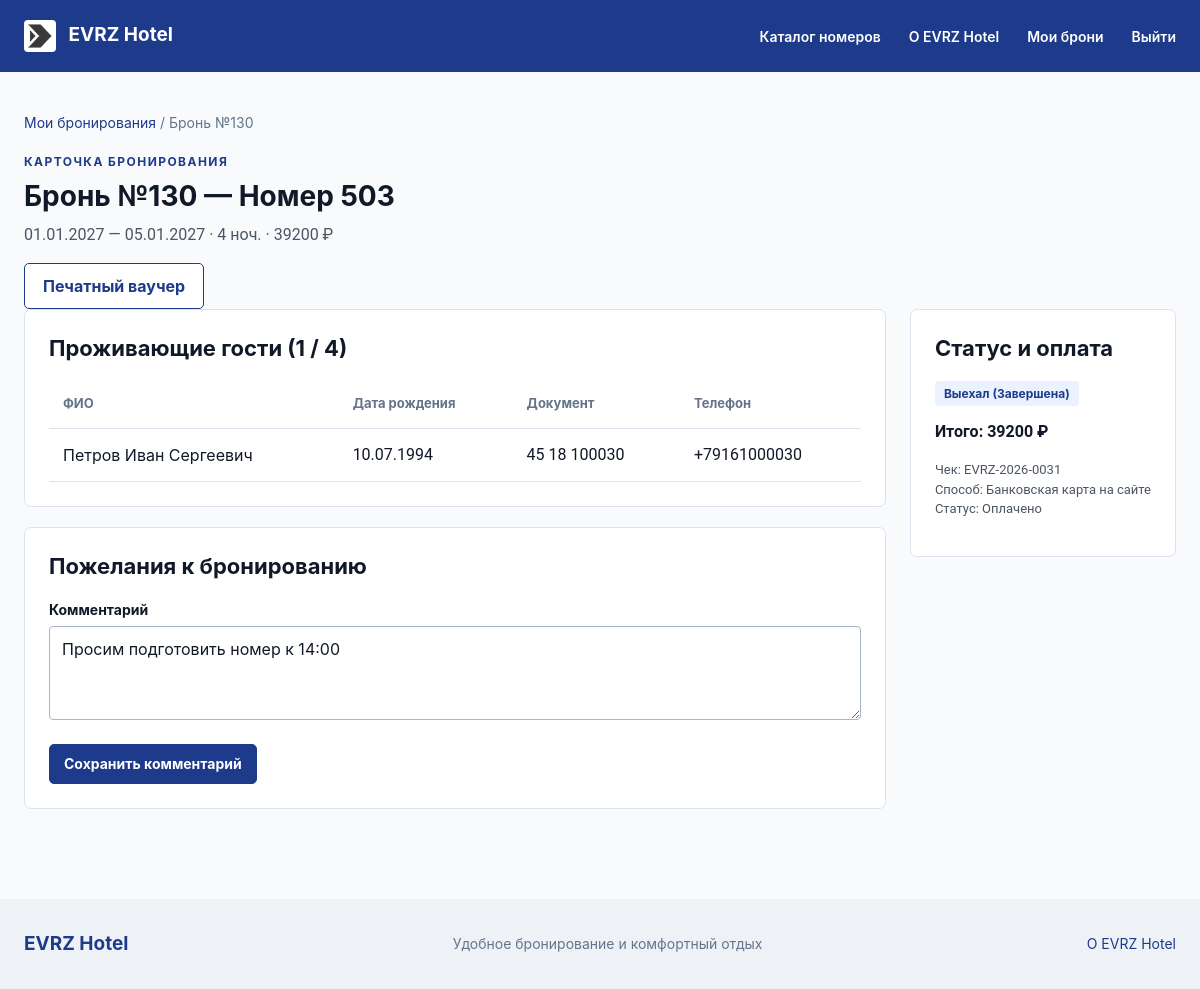
The page /bookings/130/ (signed in) on the database its author committed.
### hotel/models.py (models this page shows, shortened)
class Booking(models.Model):
    contact_name = models.CharField(max_length=150, blank=True, verbose_name="Имя контактного лица")
    contact_phone = models.CharField(max_length=20, blank=True, verbose_name="Контактный телефон")
    contact_email = models.EmailField(blank=True, verbose_name="Электронная почта")
    STATUS_CHOICES = [
        ("new", "Создана (Ожидает оплаты)"),
        ("confirmed", "Подтверждена"),
        ("checked_in", "Заселен"),
        ("checked_out", "Выехал (Завершена)"),
        ("cancelled", "Отменена"),
    ]
    user = models.ForeignKey(User, on_delete=models.CASCADE, related_name='bookings', verbose_name='Клиент')
    room = models.ForeignKey(Room, on_delete=models.PROTECT, related_name='bookings', verbose_name='Номер')
    check_in_date = models.DateField(verbose_name='Дата заезда')
    check_out_date = models.DateField(verbose_name='Дата выезда')
    nights_count = models.PositiveSmallIntegerField(
        default=1,
        validators=[MinValueValidator(1)],
        verbose_name="Количество ночей"
    )
    total_price = models.DecimalField(
        max_digits=10,
        decimal_places=2,
        validators=[MinValueValidator(0)],
        verbose_name="Итоговая стоимость (руб.)"
    )
    status = models.CharField(max_length=20, choices=STATUS_CHOICES, default='new', verbose_name='Статус бронирования')
    comment = models.TextField(blank=True, verbose_name='Пожелания клиента')
    created_at = models.DateTimeField(auto_now_add=True, verbose_name='Дата и время создания')
    class Meta:
        verbose_name = "Бронирование"
        verbose_name_plural = "Бронирования"
        ordering = ["-created_at"]
        constraints = [
            models.CheckConstraint(
                check=Q(check_out_date__gt=F("check_in_date")),
                name="booking_check_out_after_check_in"
            ),
            models.CheckConstraint(check=Q(nights_count__gte=1), name='booking_nights_min_1'),
        ]

class Room(models.Model):
    room_number = models.CharField(max_length=10, unique=True, verbose_name='Номер комнаты')
    room_type = models.ForeignKey(RoomType, on_delete=models.PROTECT, related_name='rooms', verbose_name='Тип номера')
    floor = models.PositiveSmallIntegerField(
        default=1,
        validators=[MinValueValidator(1), MaxValueValidator(30)],
        verbose_name="Этаж"
    )
    amenities = models.ManyToManyField(
        Amenity,
        through="RoomAmenity",
        related_name="rooms",
        blank=True,
        verbose_name="Удобства в номере"
    )
    image = models.ImageField(upload_to='rooms_photos/', blank=True, null=True, verbose_name='Фотография номера')
    is_active = models.BooleanField(default=True, verbose_name='Доступен для бронирования')
    description = models.TextField(blank=True, verbose_name='Особенности номера')
    class Meta:
        verbose_name = "Номер"
        verbose_name_plural = "Номера"
        ordering = ["floor", "room_number"]
        constraints = [
            models.CheckConstraint(check=Q(floor__gte=1), name='room_floor_min_1'),
        ]

class RoomType(models.Model):
    name = models.CharField(max_length=100, unique=True, verbose_name='Название категории')
    base_price = models.DecimalField(
        max_digits=10,
        decimal_places=2,
        validators=[MinValueValidator(500)],
        verbose_name="Базовая цена за сутки (руб.)"
    )
    max_guests = models.PositiveSmallIntegerField(
        default=2,
        validators=[MinValueValidator(1), MaxValueValidator(10)],
        verbose_name="Максимальная вместимость гостей"
    )
    area = models.DecimalField(
        max_digits=5,
        decimal_places=1,
        validators=[MinValueValidator(8.0)],
        verbose_name="Площадь номера (кв. м)"
    )
    description = models.TextField(blank=True, verbose_name='Описание категории')
    class Meta:
        verbose_name = "Тип номера"
        verbose_name_plural = "Типы номеров"
        ordering = ["base_price", "name"]
        constraints = [
            models.CheckConstraint(check=Q(base_price__gt=0), name='roomtype_base_price_positive'),
            models.CheckConstraint(check=Q(max_guests__gte=1), name='roomtype_max_guests_min_1'),
        ]

class BookingGuest(models.Model):
    booking = models.ForeignKey(Booking, on_delete=models.CASCADE, related_name='guests', verbose_name='Бронирование')
    full_name = models.CharField(max_length=150, verbose_name='ФИО проживающего гостя')
    birth_date = models.DateField(verbose_name='Дата рождения')
    document_number = models.CharField(max_length=30, verbose_name='Серия и номер паспорта / свидетельства')
    phone = models.CharField(max_length=20, blank=True, verbose_name='Контактный телефон')
    class Meta:
        verbose_name = "Гость брони"
        verbose_name_plural = "Гости броней"
        ordering = ["booking", "full_name"]

class Payment(models.Model):
    METHOD_CHOICES = [
        ("card_online", "Банковская карта на сайте"),
        ("cash_desk", "Наличными на стойке"),
        ("pos_desk", "Терминал на стойке"),
    ]
    STATUS_CHOICES = [
        ("pending", "Ожидает оплаты"),
        ("paid", "Оплачено"),
        ("refunded", "Возврат при отмене"),
    ]
    booking = models.ForeignKey(Booking, on_delete=models.CASCADE, related_name='payments', verbose_name='Бронирование')
    amount = models.DecimalField(
        max_digits=10,
        decimal_places=2,
        validators=[MinValueValidator(1)],
        verbose_name="Сумма платежа (руб.)"
    )
    payment_method = models.CharField(
        max_length=20,
        choices=METHOD_CHOICES,
        default="card_online",
        verbose_name="Способ оплаты"
    )
    status = models.CharField(max_length=20, choices=STATUS_CHOICES, default='pending', verbose_name='Статус оплаты')
    paid_at = models.DateTimeField(blank=True, null=True, verbose_name='Дата и время оплаты')
    receipt_number = models.CharField(max_length=40, unique=True, verbose_name='Номер чека / квитанции')
    class Meta:
        verbose_name = "Оплата"
        verbose_name_plural = "Оплаты"
        ordering = ["-paid_at", "-id"]
        constraints = [
            models.CheckConstraint(check=Q(amount__gt=0), name='payment_amount_positive')
        ]

### hotel/views.py (the view, shortened to what this page needs)
# urls.py: path('bookings/<int:pk>/', views.booking_detail, name='booking_detail'),
@login_required
def booking_detail(request, pk):
    booking = _get_owned_booking_or_403(request, pk, allow_staff=True)
    edit_form = BookingEditForm(instance=booking)
    guest_form = BookingGuestForm()
    can_cancel = booking.status in ('new', 'confirmed') and booking.check_in_date >= date.today()
    context = {
        'booking': booking,
        'edit_form': edit_form,
        'guest_form': guest_form,
        'can_cancel': can_cancel,
        'has_review': hasattr(booking, 'review'),
    }
    return TemplateResponse(request, 'booking_detail.html', context)

### hotel/forms.py (shortened to what this page needs)
class BookingEditForm(forms.ModelForm):
    class Meta:
        model = Booking
        fields = ['comment']
        labels = {'comment': 'Пожелания к бронированию'}
        widgets = {'comment': forms.Textarea(attrs={'rows': 3, 'maxlength': 500})}

class BookingGuestForm(forms.ModelForm):
    phone = forms.RegexField(
        r'^\+?[0-9 ()-]{10,20}$',
        label='Контактный телефон',
        required=False,
        error_messages={'invalid': 'Введите корректный телефон (10–20 символов).'},
    )
    class Meta:
        model = BookingGuest
        fields = ['full_name', 'birth_date', 'document_number', 'phone']
        labels = {
            'full_name': 'ФИО гостя',
            'birth_date': 'Дата рождения',
            'document_number': 'Серия и номер документа',
            'phone': 'Телефон',
        }
        widgets = {'birth_date': forms.DateInput(attrs={'type': 'date'})}

### hotel/views.py (called while the page is built, shortened)
def _get_owned_booking_or_403(request, pk, allow_staff=True):
    booking = get_object_or_404(
        Booking.objects.select_related('room__room_type', 'user').prefetch_related('guests', 'payments'),
        pk=pk,
    )
    is_owner = booking.user_id == request.user.id
    return booking

### hotel/templates/booking_detail.html (shortened to what this page needs)
{% extends 'base.html' %}
{% block content %}
  <p class="breadcrumbs">
    <a href="{% url 'my_bookings' %}">Мои бронирования</a> / Бронь №{{ booking.pk }}
  </p>
  <div class="page-head">
    <div>
      <p class="eyebrow">КАРТОЧКА БРОНИРОВАНИЯ</p>
      <h1>Бронь №{{ booking.pk }} — Номер {{ booking.room.room_number }}</h1>
      <p class="muted num">{{ booking.check_in_date|date:'d.m.Y' }} — {{ booking.check_out_date|date:'d.m.Y' }} · {{ booking.nights_count }} ноч. · {{ booking.total_price|floatformat:0 }} ₽</p>
    </div>
    <div class="row-actions">
      <a class="button secondary" href="{% url 'voucher' booking.pk %}">Печатный ваучер</a>
    </div>
  </div>
  <div class="detail-layout">
    <div class="detail-main">
      <section class="panel">
        <h2>Проживающие гости ({{ booking.guests.count }} / {{ booking.room.room_type.max_guests }})</h2>
        <div class="table-wrap">
          <table>
            <thead>
              <tr>
                <th>ФИО</th>
                <th>Дата рождения</th>
                <th>Документ</th>
                <th>Телефон</th>
              </tr>
            </thead>
            <tbody>
              {% for g in booking.guests.all %}
                <tr>
                  <td>{{ g.full_name }}</td>
                  <td class="num">{{ g.birth_date|date:'d.m.Y' }}</td>
                  <td class="num">{{ g.document_number }}</td>
                  <td class="num">{{ g.phone|default:'—' }}</td>
                </tr>
              {% empty %}
                <tr><td colspan="4">Гости не указаны.</td></tr>
              {% endfor %}
            </tbody>
          </table>
        </div>
      </section>
      <section class="panel">
        <h2>Пожелания к бронированию</h2>
        <form method="post">
          <div class="form-pole">
            <label for="id_comment">Комментарий</label>
            {{ edit_form.comment }}
          </div>
          <button type="submit" class="small">Сохранить комментарий</button>
        </form>
      </section>
    </div>
    <aside class="detail-aside">
      <div class="panel">
        <h2>Статус и оплата</h2>
        <p><span class="badge">{{ booking.get_status_display }}</span></p>
        <p class="num"><strong>Итого: {{ booking.total_price|floatformat:0 }} ₽</strong></p>
        {% for pay in booking.payments.all %}
          <p class="fine num">Чек: {{ pay.receipt_number }}<br>Способ: {{ pay.get_payment_method_display }}<br>Статус: {{ pay.get_status_display }}</p>
        {% endfor %}
      </div>
    </aside>
  </div>
{% endblock %}

### hotel/static/css/styles.css (style rules this page uses)
:root { --color-primary: #1E3A8A; --color-secondary: #3B82F6; --color-accent: #D97706; --color-bg: #F8FAFC; --color-card: #FFFFFF; --color-text: #111827; --color-success: #16A34A; --color-warning: #EAB308; --color-error: #DC2626; --font-main: Inter, Arial, sans-serif; --font-num: Roboto, sans-serif; }
* { box-sizing: border-box; }
html { font-family: var(--font-main); color: var(--color-text); background: var(--color-bg); overflow-x: hidden; }
body { min-height: 100vh; display: flex; flex-direction: column; margin: 0; font-size: 16px; line-height: 1.5; overflow-x: hidden; }
a { color: #1e3a8a; text-decoration: none; }
button, input, select, textarea { font: inherit; }
button, .button { display: inline-flex; align-items: center; justify-content: center; min-height: 44px; padding: 10px 18px; border: 1px solid #1e3a8a; border-radius: 5px; background: #1e3a8a; color: white; font-weight: 700; cursor: pointer; text-align: center; }
.secondary { background: white; color: #1e3a8a; }
.small { min-height: 40px; padding: 8px 14px; font-size: 14px; }
h1, h2, h3, p { margin-top: 0; }
h1 { font-size: 28px; line-height: 1.2; margin-bottom: 9px; }
h2 { font-size: 22px; line-height: 1.3; }
.eyebrow { color: #1e3a8a; font-size: 12px; font-weight: 700; letter-spacing: .12em; margin-bottom: 9px; }
.muted, small, .fine { color: #4b5563; }
.count, .badge { font-size: 12px; font-weight: 700; border-radius: 4px; padding: 5px 9px; background: #eaf1ff; color: #1e3a8a; white-space: normal; }
.filter, .panel, .card { background: white; border: 1px solid #dce3ed; border-radius: 7px; }
.filter label, .form-pole label { display: block; font-size: 14px; font-weight: 700; margin-bottom: 16px; }
input, select, textarea { width: 100%; min-height: 44px; border: 1px solid #aab6c6; border-radius: 4px; background: white; color: #111827; padding: 10px 12px; }
textarea { resize: vertical; }
.breadcrumbs { font-size: 14px; color: #64748b; margin-bottom: 20px; }
.detail-layout, .booking-block { display: flex; gap: 24px; align-items: flex-start; }
.detail-layout > div, .booking-block > div { flex: 1; min-width: 0; }
.detail-layout > div:first-child, .booking-block > div:first-child { flex: 2; }
.panel { padding: 24px; margin-bottom: 20px; }
.fine { font-size: 13px; }
.form-pole { margin-bottom: 18px; }
.form-pole label { margin-bottom: 6px; }
.row-actions { display: flex; gap: 10px; align-items: center; flex-wrap: wrap; }
.table-wrap { overflow-x: auto; }
table { border-collapse: collapse; width: 100%; min-width: 700px; text-align: left; }
th, td { padding: 14px; border-bottom: 1px solid #dce3ed; }
th { font-size: 13px; color: #64748b; }
.num, .price, .card-bottom strong, .stats-grid .panel strong { font-family: var(--font-num); font-variant-numeric: tabular-nums; }

### rows shown on the page
Booking: pk "130", room.room_number "503", check_in_date "01.01.2027", check_out_date "05.01.2027", nights_count "4", total_price "39200", guests.count "1", room.room_type.max_guests "4", comment "Просим подготовить номер к 14:00", status "Выехал (Завершена)"
BookingGuest: full_name "Петров Иван Сергеевич", birth_date "10.07.1994", document_number "45 18 100030", phone "+79161000030"
Payment: receipt_number "EVRZ-2026-0031", payment_method "Банковская карта на сайте", status "Оплачено"
